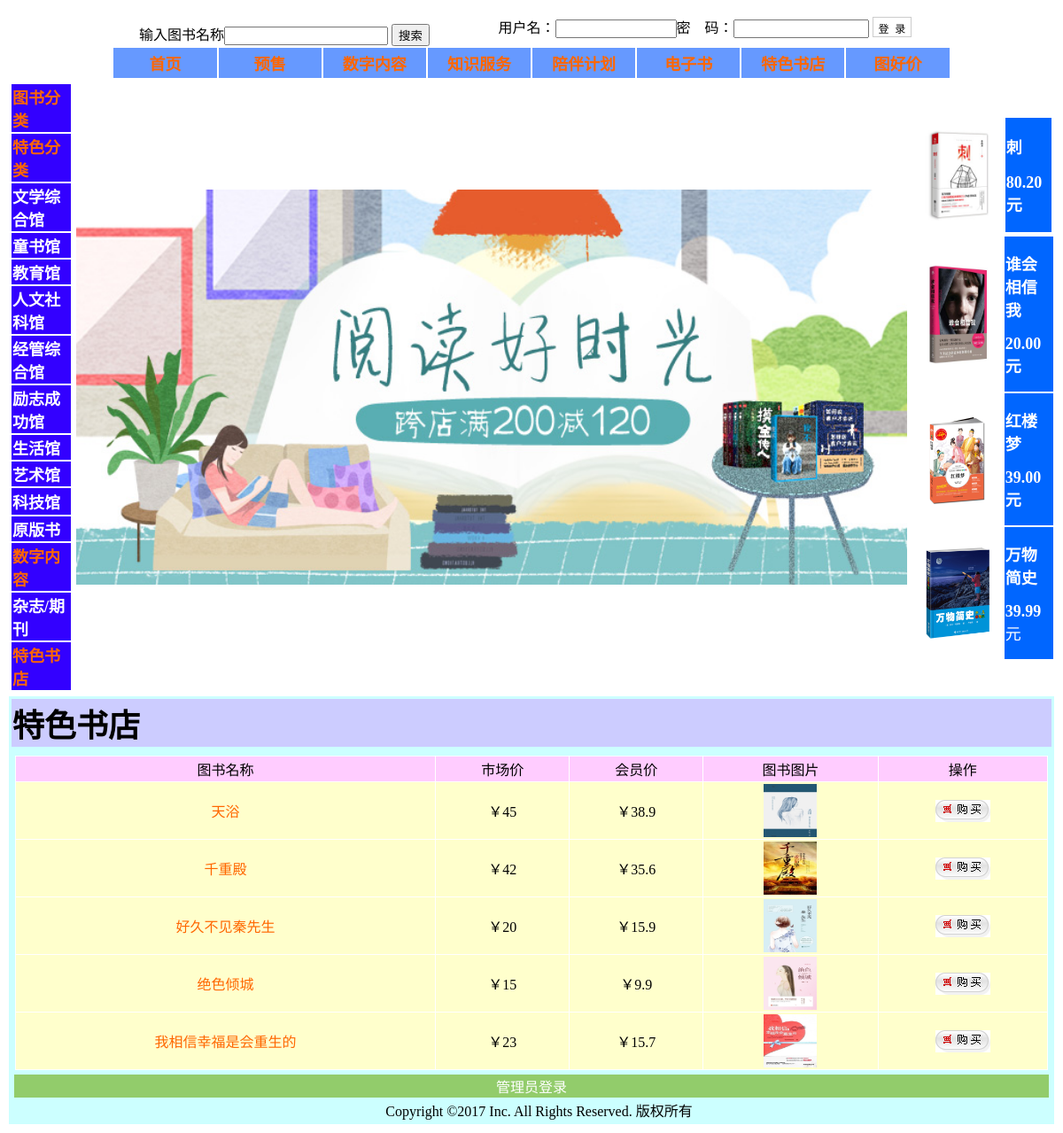
The app's page /specialshop.php with its own data.
### tables this page shows
CREATE TABLE `book` (
  `bookID` int(11) NOT NULL,
  `Bookname` varchar(60) NOT NULL,
  `author` varchar(35) NOT NULL,
  `publisher` varchar(25) NOT NULL,
  `price` varchar(20) NOT NULL,
  `count` int(11) NOT NULL,
  `publishdate` datetime NOT NULL,
  `preferprice` varchar(20) NOT NULL,
  `discountrate` varchar(4) NOT NULL,
  `yushou` varchar(2) NOT NULL,
  `upBookDate` datetime NOT NULL,
  `picture` varchar(255) NOT NULL,
  `numberserver` varchar(255) NOT NULL,
  `knowledge` varchar(255) NOT NULL,
  `dianzhishu` varchar(255) NOT NULL,
  `specialbookshop` varchar(255) NOT NULL,
  `tugoodprice` varchar(255) NOT NULL,
  `dalei` int(10) NOT NULL,
  `xiaolei` int(10) NOT NULL,
  `specialclass` varchar(255) NOT NULL
);

### specialshop.php (the view)
<?php
require("header.php");
?>
            <table width="100%" border="0">
              <tr>
                        <td colspan="5" bgcolor="#CCCCFF" class="yes12">特色书店</td>
  </tr>
  </table>
  <table width="99%" border="0" cellpadding="2" cellspacing="1" bgcolor="#FFFFFF" align="center" style="margin-top:8px">
					              <tr align="center" bgcolor="#FAFAF1" height="22">
					                  <td bgcolor="#FFCCFF">图书名称</td>
				                    <td bgcolor="#FFCCFF">市场价</td>
				                    <td bgcolor="#FFCCFF">会员价</td>
				                    <td bgcolor="#FFCCFF">图书图片</td>
					                  <td bgcolor="#FFCCFF">操作</td>
					              </tr>
<?php
$sql="select * from book where specialbookshop=5 order by bookID DESC";
			$result=mysql_query($sql);
while($data=mysql_fetch_array($result)){
?>
	 <tr align='center' bgcolor="#FFFFFF" height="22">
		 <td bgcolor="#FFFFCC"><a href="goodsDetail.php?goodsId=<?php echo $data[bookID]?>"><?php echo $data[Bookname]?></a></td>
	    <td bgcolor="#FFFFCC">￥<?php echo $data[price]?><br/></td>
		 <td bgcolor="#FFFFCC">￥<?php echo $data[preferprice]?></td>
		 <td bgcolor="#FFFFCC"><a href="goodsDetail.php?goodsId=<?php echo $data[bookID]?>"> <img width="60" height="60" src="<?php echo $data[picture]?>" border=0/> </a></td>
		 <td bgcolor="#FFFFCC"><a href="cart.php?id=<?php echo $data[bookID]?>&act=buy"><img alt="" src="./images/icon_buy.gif" border=0 /></a></td>
	 </tr>
<?php
}
	?>
	</table>
<?php
require("footer.php");
?>
</body>
</html>

### header.php (style rules this page uses)
.yes12 { font-family: "华文楷体"; font-size: 36px; font-weight: bold; text-align: left; }
a:link { text-decoration: none; color: #F60; }

### records on screen
book: Bookname "天浴", price "45", preferprice "38.9", shows a picture
book: Bookname "千重殿", price "42", preferprice "35.6", shows a picture
book: Bookname "好久不见秦先生", price "20", preferprice "15.9", shows a picture
book: Bookname "绝色倾城", price "15", preferprice "9.9", shows a picture
book: Bookname "我相信幸福是会重生的", price "23", preferprice "15.7", shows a picture
